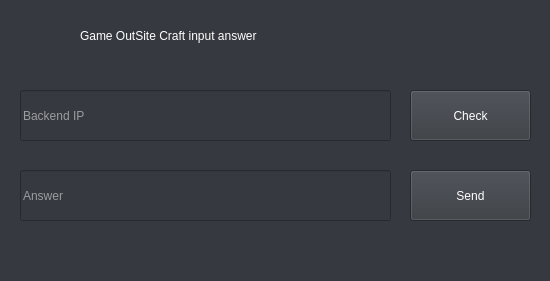
<?xml version="1.0" encoding="UTF-8"?>
<ui version="4.0">
 <class>MainWindow</class>
 <widget class="QMainWindow" name="MainWindow">
  <property name="geometry">
   <rect>
    <x>0</x>
    <y>0</y>
    <width>550</width>
    <height>281</height>
   </rect>
  </property>
  <property name="windowTitle">
   <string>Input Answer (EN)</string>
  </property>
  <property name="styleSheet">
   <string notr="true">background-color: rgb(54, 57, 63)</string>
  </property>
  <widget class="QWidget" name="centralwidget">
   <widget class="QLineEdit" name="answer">
    <property name="geometry">
     <rect>
      <x>20</x>
      <y>170</y>
      <width>371</width>
      <height>51</height>
     </rect>
    </property>
    <property name="styleSheet">
     <string notr="true">color: rgb(255, 255, 255);
font: 20pt &quot;MS Shell Dlg 2&quot;;</string>
    </property>
    <property name="placeholderText">
     <string comment="ex. password" extracomment="ex. password">Answer</string>
    </property>
   </widget>
   <widget class="QPushButton" name="sss">
    <property name="geometry">
     <rect>
      <x>410</x>
      <y>170</y>
      <width>121</width>
      <height>51</height>
     </rect>
    </property>
    <property name="styleSheet">
     <string notr="true">font: 15pt &quot;MS Shell Dlg 2&quot; ;
color: rgb(255, 255, 255);
</string>
    </property>
    <property name="text">
     <string>Send</string>
    </property>
   </widget>
   <widget class="QLabel" name="label">
    <property name="geometry">
     <rect>
      <x>80</x>
      <y>10</y>
      <width>391</width>
      <height>51</height>
     </rect>
    </property>
    <property name="styleSheet">
     <string notr="true">font: 20pt &quot;MS Shell Dlg 2&quot; ;
color: rgb(255, 255, 255);</string>
    </property>
    <property name="text">
     <string>Game OutSite Craft input answer</string>
    </property>
   </widget>
   <widget class="QLineEdit" name="ip">
    <property name="geometry">
     <rect>
      <x>20</x>
      <y>90</y>
      <width>371</width>
      <height>51</height>
     </rect>
    </property>
    <property name="styleSheet">
     <string notr="true">color: rgb(255, 255, 255);
font: 20pt &quot;MS Shell Dlg 2&quot;;</string>
    </property>
    <property name="placeholderText">
     <string extracomment="ex. damp11113">Backend IP</string>
    </property>
   </widget>
   <widget class="QPushButton" name="ipc">
    <property name="geometry">
     <rect>
      <x>410</x>
      <y>90</y>
      <width>121</width>
      <height>51</height>
     </rect>
    </property>
    <property name="styleSheet">
     <string notr="true">font: 15pt &quot;MS Shell Dlg 2&quot; ;
color: rgb(255, 255, 255);
</string>
    </property>
    <property name="text">
     <string>Check</string>
    </property>
   </widget>
  </widget>
  <widget class="QMenuBar" name="menubar">
   <property name="geometry">
    <rect>
     <x>0</x>
     <y>0</y>
     <width>550</width>
     <height>21</height>
    </rect>
   </property>
  </widget>
  <widget class="QStatusBar" name="statusbar"/>
 </widget>
 <resources/>
 <connections/>
</ui>
